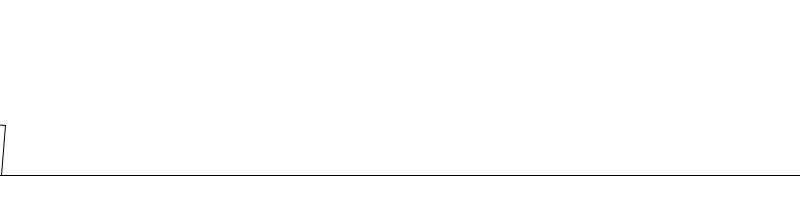
Frame 1 (no input)
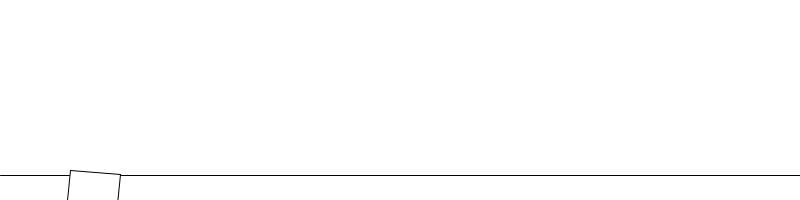
Frame 60 (the mouse pressed at the canvas centre just before this capture)
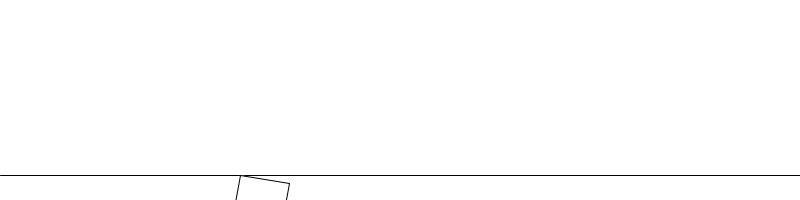
Frame 120 (the mouse held since frame 60 and released just before this capture)

The Processing sketch that drew these frames (run headless with seeded random() and noise(); from frame 60 on, the mouse is pressed at the canvas centre):

// Processing sketch: rolling_square2
// ── rolling_square2.pde
float squareSize = 50; // Size of the square
float angle = 0; // Current rotation angle of the square
float posX = 0; // Current x position of the square
float speed = 2; // Speed at which the square moves

void setup() {
  size(800, 200);
  rectMode(CORNERS); // Draw rectangles using corner coordinates
}

void draw() {
  background(255); // Clear the screen with a white background
  
  // Draw the static line
  line(0, height - squareSize / 2, width, height - squareSize / 2);
  
  // Calculate the new position and rotation angle of the square
  posX += speed;
  angle += radians(speed) * (360 / (2 * PI * (squareSize / 2)));
  
  // Wrap the square to the left side of the screen if it goes off the right edge
  if (posX > width + squareSize) {
    posX = -squareSize;
  }
  
  // Save the current transformation matrix
  pushMatrix();
  
  // Move the origin to the point around which we want to rotate
  translate(posX, height - squareSize / 2);
  
  // Rotate the square
  rotate(angle);
  
  // Draw the square
  rect(0, 0, -squareSize, -squareSize);
  
  // Restore the original transformation matrix
  popMatrix();
}
